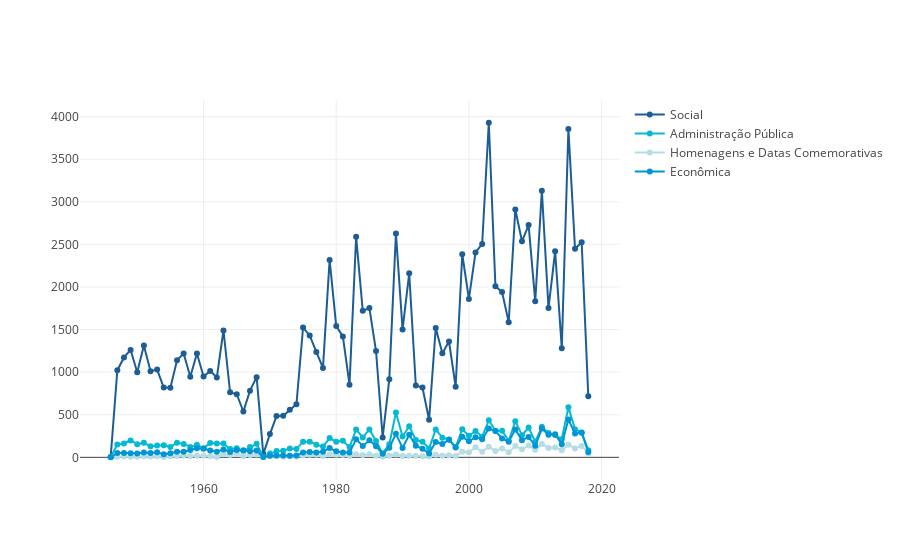

This figure's notebook cell:
### Code cell
data = []
for category_id, tema in id_to_category.items():
    
    datas = list(filter(lambda x: x[1] == tema, data_tema))
    
    anos = pd.Series(map(lambda x: x.year, list(zip(*datas))[0]))
    anos = anos.value_counts().sort_index()
    
    data.append(
        go.Scatter(
            x=anos.index,
            y=anos,
            mode='markers+lines',
            marker=dict(color=colorscale[-1-category_id]),
            name=tema
        )
    )

offline.iplot(data)
